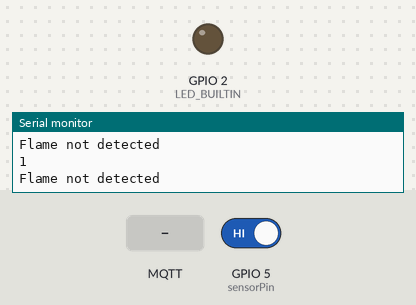
A sketch run on a simulated ESP8266 (NodeMCU). On the bench: output pins drawn as LEDs (lit = HIGH, except the on-board LED, lit = LOW), the last lines printed to the serial monitor. The inputs (shaded band) are chosen by the test bench; at power-on: GPIO 5 (sensorPin) HIGH. WiFi joins after 1.5 s; servers stay silent unless stated; no MQTT or app messages arrive unless stated.

Above: at 2.7 s.
2.8 s: MQTT message "{LED: ON}" arrives on the first subscribed topic
At 3.9 s:
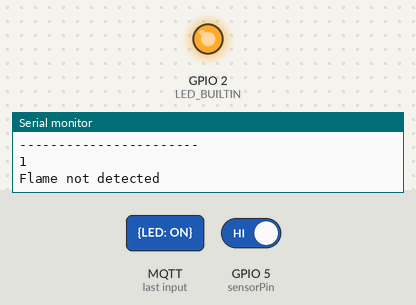
6.5 s: MQTT message "{LED: OFF}" arrives on the first subscribed topic
At 6.9 s:
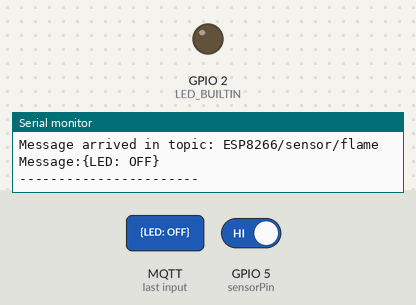
Timing chart, 0 to 9.5 s (numbered marks = the images above; inputs shaded):
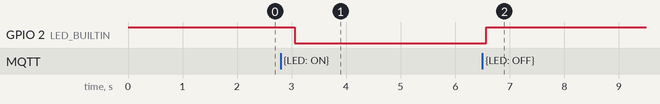

Measured:
- after the input at 2.8 s, GPIO 2 (LED_BUILTIN): HIGH → LOW after 0.26 s
- after the input at 6.5 s, GPIO 2 (LED_BUILTIN): LOW → HIGH after 0.07 s

The sketch:

esp8266_flame_sensor.ino
```cpp
#include <ESP8266WiFi.h>
#include <PubSubClient.h>

const char* ssid = "Lisa's";
const char* password =  "1qazxsw2";
const char* mqttServer = "192.168.2.103";
const int mqttPort = 1883;
const char* mqttUser = "";
const char* mqttPassword = "";
const char* topic = "ESP8266/sensor/flame";

const int sensorPin = 5;
bool isOpen = false;

WiFiClient espClient;
PubSubClient client(espClient);

void setup() {

  Serial.begin(115200);
  //initialize the light as an output and set to LOW (off)
  pinMode(sensorPin, INPUT_PULLUP);

  // config LED [ on digitalWrite(LED_BUILTIN, LOW); off digitalWrite(LED_BUILTIN, HIGH);]
  pinMode(LED_BUILTIN, OUTPUT);
  digitalWrite(LED_BUILTIN, HIGH);

  WiFi.begin(ssid, password);

  while (WiFi.status() != WL_CONNECTED) {
    delay(500);
    Serial.println("Connecting to WiFi..");
  }
  Serial.println("Connected to the WiFi network");

  client.setServer(mqttServer, mqttPort);
  client.setCallback(callback);

  while (!client.connected()) {
    Serial.println("Connecting to MQTT...");

    if (client.connect("ESP8266Client", mqttUser, mqttPassword )) {

      Serial.println("connected");

    } else {

      Serial.print("failed with state ");
      Serial.print(client.state());
      delay(2000);

    }
  }

  client.publish(topic, "Hello from ESP8266");
  client.subscribe(topic);

}


// Callout when status changed
void changeDetectFlame(int GPIO_PIN){
  //grab the current door state
  bool sensorState = digitalRead(GPIO_PIN);    //LOW is closed HIGH is open
  Serial.println(digitalRead(GPIO_PIN));

  if(!sensorState && !isOpen){  //if door is open and the state closed, publish
    client.publish(topic,"{FlameDetected: 0}");  //send closed
    isOpen = true;
    Serial.println("Flame not detected");
  }
  else if(sensorState && isOpen){   //if door is closed and the state is open, publish
    client.publish(topic,"{FlameDetected: 1}");  //send closed
    isOpen = false;
    Serial.println("Flame detected!");
  }
}


void detectFlame(int GPIO_PIN){
  //grab the current door state
  bool sensorState = digitalRead(GPIO_PIN);    //LOW is 1 HIGH is 0
  Serial.println(digitalRead(GPIO_PIN));

  if(sensorState){
    client.publish(topic,"{FlameDetected: 0}");
    isOpen = true;
    Serial.println("Flame not detected");
  }
  else {
    client.publish(topic,"{FlameDetected: 1}");
    isOpen = false;
    Serial.println("Flame detected!");
  }
}


void callback(char* topic, byte* payload, unsigned int length) {


  Serial.print("Message arrived in topic: ");
  Serial.println(topic);

  String payload_str = "";
  Serial.print("Message:");
  for (int i = 0; i < length; i++) {
    Serial.print((char)payload[i]);
    payload_str += (char)payload[i];
  }

  if (payload_str == "{LED: ON}")
  {
    digitalWrite(LED_BUILTIN, LOW);
  }
  else if (payload_str == "{LED: OFF}")
  {
    digitalWrite(LED_BUILTIN, HIGH);
  }

  Serial.println();
  Serial.println("-----------------------");

}

void loop() {
  detectFlame(sensorPin);
  client.loop();
  delay(500);

}
```
